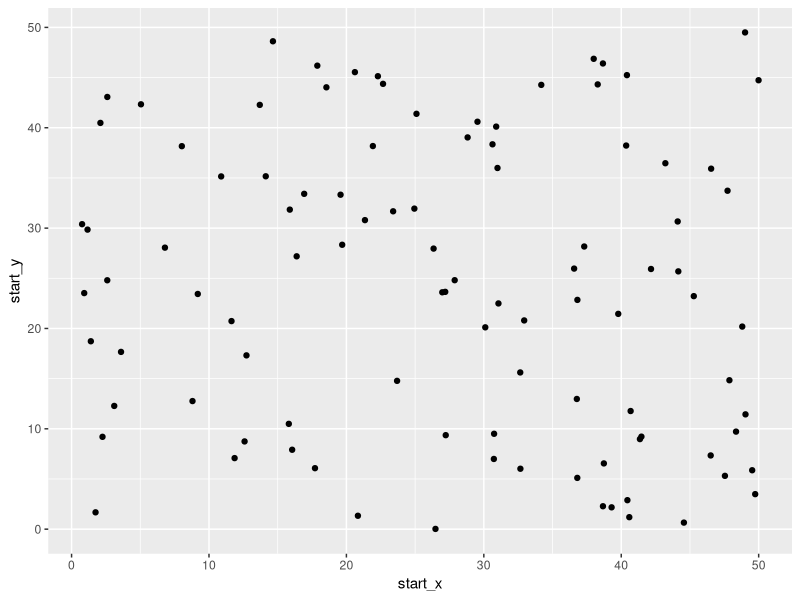

Here is the R script that generated this plot:
## ---- chunk 1
knitr::opts_chunk$set(echo = TRUE)
## ---- chunk 2
library(tidyverse)



incubation_time <- rgamma(5, 6, (2/3))
crucial_distance <- rexp(5, 1/8)

#starter subjects vector
subjects <- rep('S', 100)

#area grid
grid_x <- 50
grid_y <- 50

#starting positions
start_x <- rep(NA, length(subjects))
start_y <- rep(NA, length(subjects))

for(i in 1:length(subjects)){
  start_x[i] <- runif(n=1, min=0, max=grid_x)
  start_y[i] <- runif(n=1, min=0, max=grid_y)
}

#plot the starting positions
ggplot() +
  geom_point(aes(x=start_x, y=start_y))

#Create df of values for infection status, x coordinate, and y coordinate
df <- as.data.frame(cbind(subjects, start_x, start_y))
df$subjects <- as.factor(df$subjects)

#create starting positions and state function
starting_vals <- function(num_subjects, I_0, x_dim, y_dim){
  
  #Storage for x, y starting positions for the subjects
  start_x <- rep(NA, num_subjects)
  start_y <- rep(NA, num_subjects)
  
  #Infect I_0 many starting subjects
  subjects <- rep('S', num_subjects)
  infect <- sample(x = 1:num_subjects, size=I_0, replace=FALSE)
  subjects[infect] <- 'I'
  
  #Assign starting positions randomly
  for(i in 1:num_subjects){
  start_x[i] <- runif(n=1, min=0, max=grid_x)
  start_y[i] <- runif(n=1, min=0, max=grid_y)
  }
  
  df <- as.data.frame(cbind(as.numeric(start_x), as.numeric(start_y), subjects))
  colnames(df)[1] <- 'x'
  colnames(df)[2] <- 'y'
  return(df)
}


#simulation function
simulator <- function(days, num_subjects, x_dim, y_dim, I_0){
  initial_data <- starting_vals(num_subjects = num_subjects, x_dim=x_dim, y_dim=y_dim, I_0=I_0)
  
  
}



